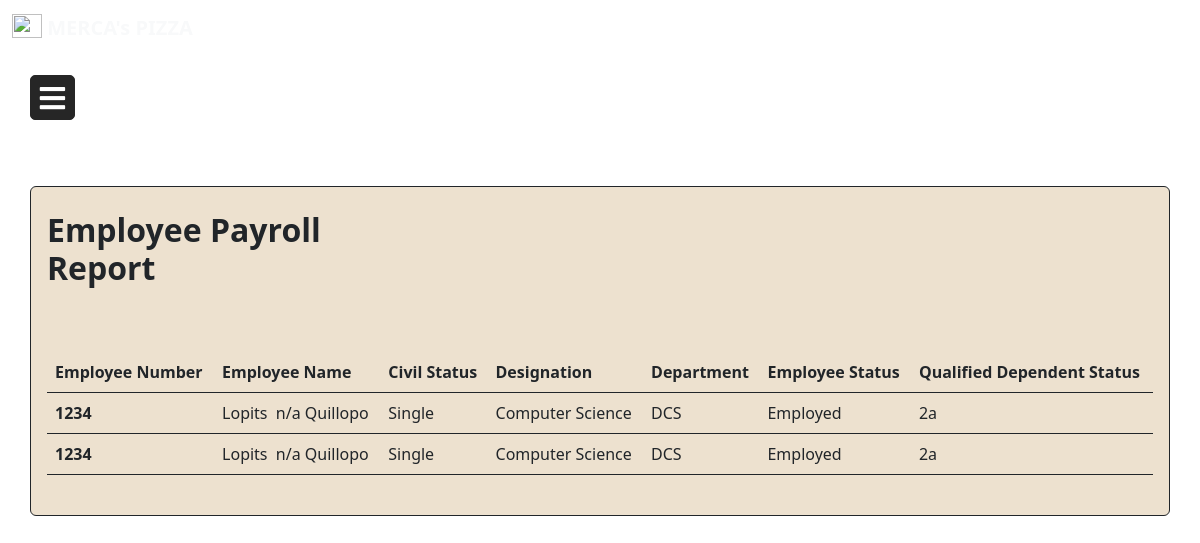
The page /payroll_report.php (signed in) on the database its author committed.
### tables this page shows
CREATE TABLE `payroll` (
  `payroll_id` int(11) NOT NULL,
  `employeeid_fk` int(11) NOT NULL,
  `basicincome` float NOT NULL,
  `honorarium` float NOT NULL,
  `otherincome` float NOT NULL,
  `grossincome` float NOT NULL,
  `netincome` float NOT NULL,
  `totaldeduction` float NOT NULL,
  `sss` float NOT NULL,
  `philhealth` float NOT NULL,
  `pagibig` float NOT NULL,
  `tax` float NOT NULL
);

CREATE TABLE `employee` (
  `id` int(11) NOT NULL,
  `employeenumber` varchar(255) NOT NULL,
  `employeename` varchar(255) NOT NULL,
  `gender` varchar(255) NOT NULL,
  `birthdate` date NOT NULL,
  `nationality` varchar(255) NOT NULL,
  `civilstatus` varchar(255) NOT NULL,
  `department` varchar(255) NOT NULL,
  `designation` varchar(255) NOT NULL,
  `employeestatus` varchar(255) NOT NULL,
  `picture` text NOT NULL,
  `contactnumber` varchar(255) NOT NULL,
  `email` varchar(255) NOT NULL,
  `age` varchar(20) NOT NULL,
  `paydate` date DEFAULT NULL,
  `dependent` varchar(255) DEFAULT NULL
);

### payroll_report.php (the view, shortened to what this page needs)
<?php
include "config.php";
if($_SESSION['usertype']=="hr" || $_SESSION['usertype']=="superadmin"){
?>
<!DOCTYPE html>
<html lang="en">
<head>
    <link rel="stylesheet" href="css/dashboard.css">
    <link rel="stylesheet" href="https://cdnjs.cloudflare.com/ajax/libs/font-awesome/5.15.3/css/all.min.css"/>
    <link rel="stylesheet" href="https://cdn.jsdelivr.net/npm/bootstrap-icons@1.9.1/font/bootstrap-icons.css">
    <link rel="stylesheet" href="css/main.min.css">
    </head>
    <nav class="navbar navbar-expand-md navbar-light">
        <div class="container-xxl">
            <a href="dashboard.php" class="navbar-brand">
                <img src="logo.png" alt="" width="30" height="24" class="d-inline-block align-text-top">
                <span class="fw-bold text-light">MERCA's PIZZA</span>
            </a>
        </div>
    </nav>
<body style="background-image: url(bg.webp);
            no-repeat center center fixed;
            -webkit-background-size: cover;
            -moz-background-size: cover;
            -o-background-size: cover;
            background-size: cover;">
    <section id="sides">
    <label for="check" class="mb-4 mt-1">
      <i class="fas fa-bars" id="btn"></i>
    </label>
    </section>
    <br>
    <br>
    <br>
    <br>
<section id="main">
<div class="container-sm form-group border p-3  justify-content-center border-dark  rounded" id="empdetailscontainer" style="background-color: #EDE1CF;">
    <div class="row my-2">
      <div class="col-lg-4">
          <h2 style= "font-weight: bold;">Employee Payroll Report</h2>
      </div>
    </div>
    <div class="row my-2 gy-5 gx-10 justify-content-center">
        <div class="col-lg-12 d-flex justify-content-center">
        <table class="table table-hover border-dark">
  <thead>
    <tr>
      <th scope="col">Employee Number</th>
      <th scope="col">Employee Name</th>
      <th scope="col">Civil Status</th>
      <th scope="col">Designation</th>
      <th scope="col">Department</th>
      <th scope="col">Employee Status</th>
      <th scope="col">Qualified Dependent Status</th>
    </tr>
  </thead>
  <tbody>
    <?php
    $query = "SELECT * FROM payroll";
    $run_query = mysqli_query($conn, $query) or die(mysqli_error($conn));
    if (mysqli_num_rows($run_query) > 0){
    while ($row = mysqli_fetch_array($run_query)){
        $id = $row['payroll_id'];
        $employeeid = $row['employeeid_fk'];
        $query1 = "SELECT * FROM employee where id='$employeeid'";
        $run_query1 = mysqli_query($conn, $query1) or die(mysqli_error($conn));
        if (mysqli_num_rows($run_query1) > 0){
         while ($fetch = mysqli_fetch_array($run_query1)){
          $employeenumber = $fetch['employeenumber'];
        $employeename = $fetch['employeename'];
        $civilstatus = $fetch['civilstatus'];
        $designation = $fetch['designation'];
        $department = $fetch['department'];
        $dependent = $fetch['dependent'];
        $employeestatus = $fetch['employeestatus'];
         }
        }
        echo '<tr row_id="'.$id.'">';
        echo '<th scope="row">'.$employeenumber.'</th>';
        echo '<td>'.$employeename.'</td>';
        echo '<td>'.$civilstatus.'</td>';
        echo '<td>'.$designation.'</td>';
        echo '<td>'.$department.'</td>';
        echo '<td>'.$employeestatus.'</td>';
        echo '<td>'.$dependent.'</td>';
        echo '</tr>';
        ?>
        <?php
    }}
    ?>
  </tbody>
</table>
        </div>
    </div>
</div>
</section>
</body>
</html>
<?php
}
else{
  echo '<script>alert("Unauthorized Web Access")</script>';
    echo '<script>window.location.href="dashboard.php"</script>';
}
?>

### css/dashboard.css (style rules this page uses)
label #btn,label #cancel { position: absolute; cursor: pointer; color: white; border-radius: 5px; border: 1px solid #262626; margin: 15px 30px; font-size: 29px; background: #262626; height: 45px; width: 45px; text-align: center; line-height: 45px; transition: all .5s ease; }

### rows shown on the page
payroll: employee.employeenumber "1234", employee.employeename "Lopits n/a Quillopo", employee.civilstatus "Single", employee.designation "Computer Science", employee.department "DCS", employee.employeestatus "Employed", employee.dependent "2a"
payroll: employee.employeenumber "1234", employee.employeename "Lopits n/a Quillopo", employee.civilstatus "Single", employee.designation "Computer Science", employee.department "DCS", employee.employeestatus "Employed", employee.dependent "2a"
